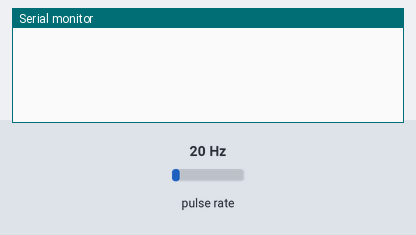
A sketch run on a simulated Arduino Uno, built with avr-gcc and run on an emulated ATmega328P. On the bench: the last lines printed to the serial monitor. Wiring (inferred from the names in the program): pulse sensor: data pin 2. The inputs (shaded band) are chosen by the test bench; at power-on: pulse rate 20 Hz.

Above: at 1.2 s.
1.3 s: pulse rate (sensor on pin 2) set to 4 Hz
At 3.4 s:
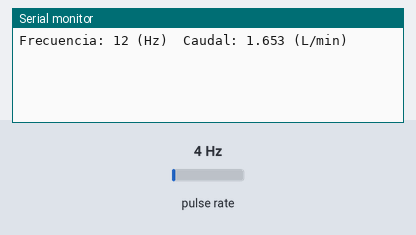
4.0 s: pulse rate (sensor on pin 2) set to 50 Hz
At 6.5 s:
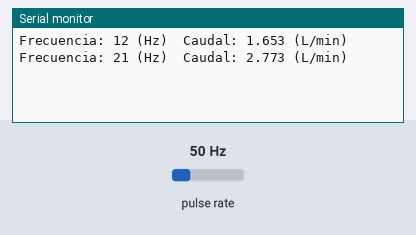
Timing chart, 0 to 8.0 s (numbered marks = the images above; inputs shaded):
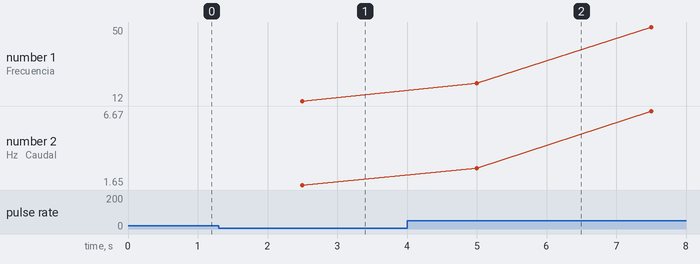

Measured:
- after the input at 1.3 s, the serial monitor: prints a new line after 1.2 s (image 1)
- after the input at 4.0 s, the serial monitor: prints a new line after 1.0 s (image 2)
- plotted number 1: 12 → 50 after the input at 4.0 s
- plotted number 2: 1.65 → 6.67 after the input at 4.0 s

The sketch:

proba_arduino.ino
```cpp
const int sensorPin = 2;
const int measureInterval = 2500;
volatile int pulseConter;

// YF-S201
const float factorK = 7.5;

// FS300A
//const float factorK = 5.5;

// FS400A
//const float factorK = 3.5;


void ISRCountPulse()
{
   pulseConter++;
}

float GetFrequency()
{
   pulseConter = 0;

   interrupts();
   delay(measureInterval);
   noInterrupts();

   return (float)pulseConter * 1000 / measureInterval;
}

void setup()
{
   Serial.begin(9600);
   attachInterrupt(digitalPinToInterrupt(sensorPin), ISRCountPulse, RISING);
}

void loop()
{
   // obtener frecuencia en Hz
   float frequency = GetFrequency();

   // calcular caudal L/min
   float flow_Lmin = frequency / factorK;

   Serial.print("Frecuencia: ");
   Serial.print(frequency, 0);
   Serial.print(" (Hz)\tCaudal: ");
   Serial.print(flow_Lmin, 3);
   Serial.println(" (L/min)");
}
```
